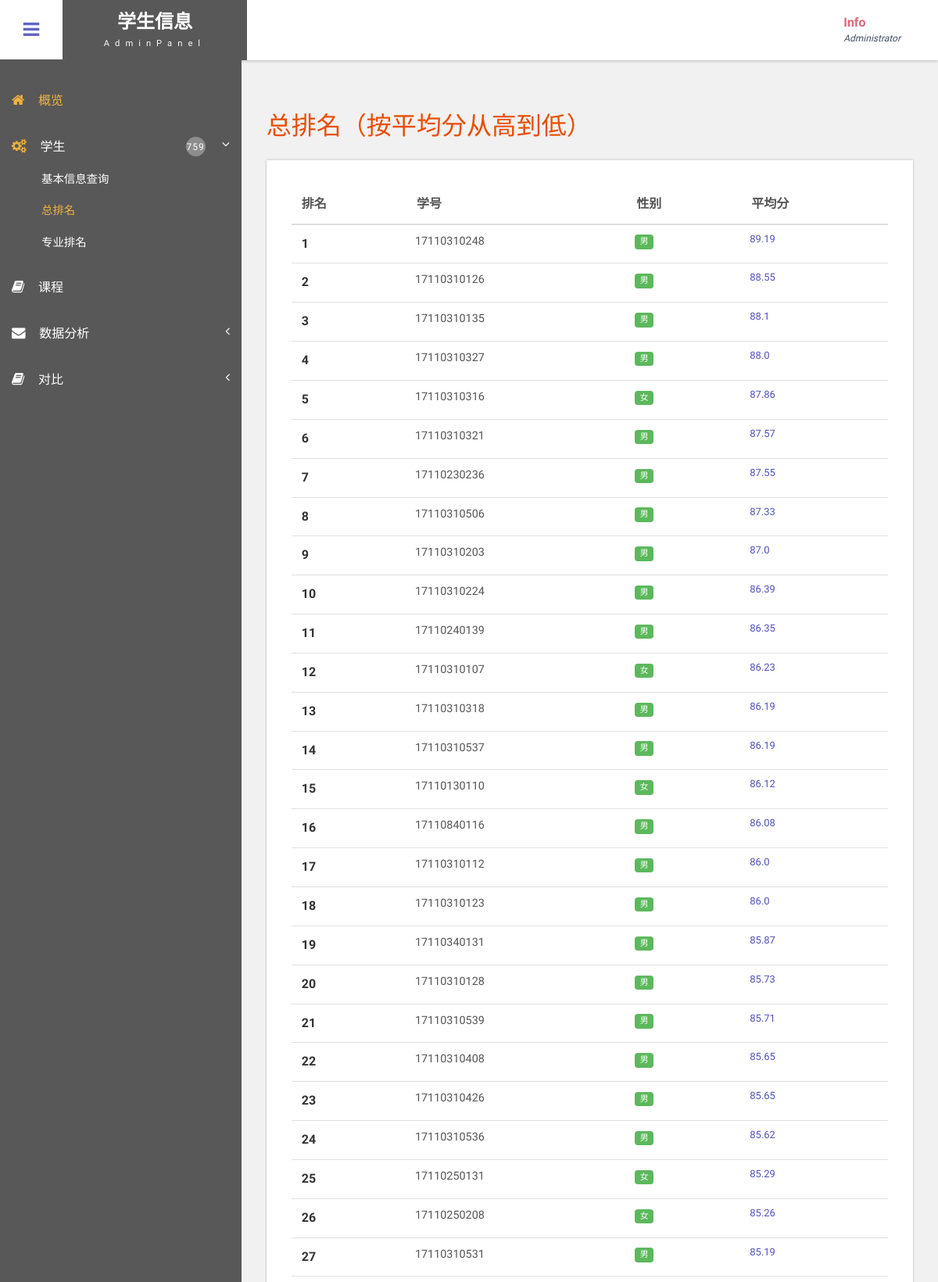
/totalRank (upper part), run on the app's committed database.
### app/models.py (models this page shows, shortened)
class Student(db.Model):
    __tablename__="students"
    id=db.Column(db.String(16),primary_key=True)
    gender=db.Column(db.String(2))
    departmentId=db.Column(db.String(4))
    departmentName=db.Column(db.String(64))
    majorId=db.Column(db.String(8))
    majorName=db.Column(db.String(64))
    classId=db.Column(db.String(16))
    className=db.Column(db.String(64))
    grade=db.Column(db.String(8))
    scores=db.relationship("Score",lazy='dynamic')
    average=db.Column(db.Float)
    jidian=db.Column(db.Float)

### app/main/views.py (the view)
@main.route("/totalRank",methods=["GET","POST"])
def totalRank():
    topscore = Student.query.order_by(Student.average.desc()).all()[:300]
    for stu in topscore:
        stu.average = round(stu.average, 2)
    g.score = topscore
    return render_template("totalRank.html", studentNum = main.studentNum, g = g)

### app/templates/totalRank.html (shortened to what this page needs)
{% extends "template.html" %}
{% block main %}
<div id="page-wrapper">
			<div class="main-page">
				<h3 class="title1">总排名（按平均分从高到低）</h1>
				<div class="tables">
					<div class="panel-body widget-shadow">
						<table class="table stats-table table-hover">
							<thead>
								<tr>
									<th>排名</th>
									<th>学号</th>
									<th>性别</th>
									<th>平均分</th>
								</tr>
							</thead>
							<tbody>
								{% for student in g.score %}
								<tr style="cursor: pointer;" onclick="window.open('https://www.baidu.com')">
									<th scope="row">{{ loop.index }}</th>
									<td>{{ student.id }}</td>
									<td><span class="label label-success">{{ student.gender }}</span></td>
									<td><h5>{{ student.average }} </h5></td>
								</tr>
								{% endfor %}
							</tbody>
						</table>
					</div>
				</div>
			</div>
			</div>
		</div>
{% endblock %}

### app/static/css/style.css (style rules this page uses)
h4, h5, h6, h1, h2, h3 { margin: 0; }
html, body { font-family: 'Roboto Condensed', sans-serif; font-size: 100%; overflow-x: hidden; background: #fff; }
h1,h2,h3,h4,h5,h6 { margin:0; }
.cbp-spmenu-push { overflow-x: hidden; position: relative; }
.cbp-spmenu, .cbp-spmenu-push { -webkit-transition: all 0.3s ease; -moz-transition: all 0.3s ease; transition: all 0.3s ease; }
.cbp-spmenu-push div#page-wrapper { margin: 0em 0 0 19.3em; transition:.5s all; -webkit-transition:.5s all; -moz-transition:.5s all; }
.widget-shadow { background-color: #fff; box-shadow: 0 -1px 3px rgba(0,0,0,.12),0 1px 2px rgba(0,0,0,.24); -webkit-box-shadow: 0 -1px 3px rgba(0,0,0,.12),0 1px 2px rgba(0,0,0,.24); -moz-box-shadow: 0 -1px 3px rgba(0,0,0,.12),0 1px 2px rgba(0,0,0,.24); }
.table.stats-table { margin-bottom: 0; }
.stats-table span.label { font-weight: 500; }
.stats-table h5 { color: #4F52BA; font-size: 0.9em; }
.stats-table thead tr th { color: #555; }
.stats-table td { font-size: 0.9em; color: #555; padding: 11px !important; }
h3.title1 { font-size: 2em; color: #e94e02; margin-bottom: 0.8em; }
.label { font-weight: 300 !important; border-radius:4px; }
.table > thead > tr > th, .table > tbody > tr > th, .table > tfoot > tr > th, .table > thead > tr > td, .table > tbody > tr > td, .table > tfoot > tr > td { border-top: none; }
.tables .panel-body ,.tables .bs-example { padding: 2em 2em 0.5em; }
.tables .table > thead > tr > th, .tables .table > tbody > tr > th, .tables .table > tfoot > tr > th, .tables .table > thead > tr > td, .tables .table > tbody > tr > td, .tables .table > tfoot > tr > td { padding: 13px; border-top: 1px solid #E0E0E0; }

### app/static/css/custom.css (style rules this page uses)
#page-wrapper { padding:7em 2em 2.5em; background-color: #F1F1F1; }

### data on the page
Student: id "17110310248", gender "男", average "89.19"
Student: id "17110310126", gender "男", average "88.55"
Student: id "17110310135", gender "男", average "88.1"
Student: id "17110310327", gender "男", average "88.0"
Student: id "17110310316", gender "女", average "87.86"
Student: id "17110310321", gender "男", average "87.57"
Student: id "17110230236", gender "男", average "87.55"
Student: id "17110310506", gender "男", average "87.33"
Student: id "17110310203", gender "男", average "87.0"
Student: id "17110310224", gender "男", average "86.39"
Student: id "17110240139", gender "男", average "86.35"
Student: id "17110310107", gender "女", average "86.23"
Student: id "17110310318", gender "男", average "86.19"
Student: id "17110310537", gender "男", average "86.19"
Student: id "17110130110", gender "女", average "86.12"
Student: id "17110840116", gender "男", average "86.08"
Student: id "17110310112", gender "男", average "86.0"
Student: id "17110310123", gender "男", average "86.0"
Student: id "17110340131", gender "男", average "85.87"
Student: id "17110310128", gender "男", average "85.73"
Student: id "17110310539", gender "男", average "85.71"
Student: id "17110310408", gender "男", average "85.65"
Student: id "17110310426", gender "男", average "85.65"
Student: id "17110310536", gender "男", average "85.62"
Student: id "17110250131", gender "女", average "85.29"
Student: id "17110250208", gender "女", average "85.26"
Student: id "17110310531", gender "男", average "85.19"

### other printed values
{{ studentNum }} "759"
